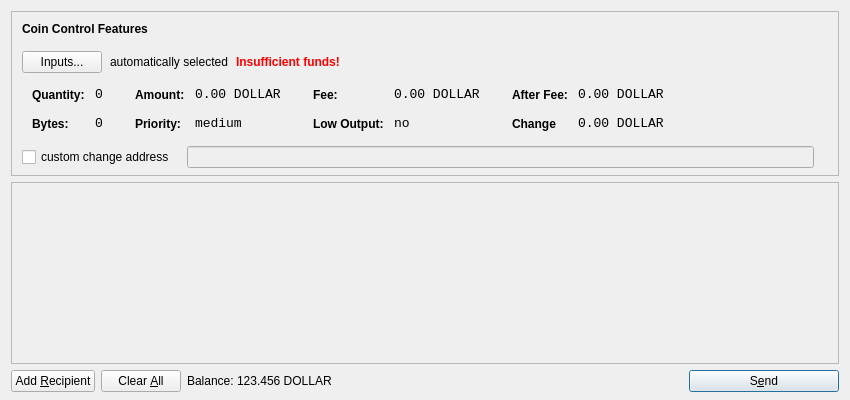
<?xml version="1.0" encoding="UTF-8"?>
<ui version="4.0">
 <class>SendCoinsDialog</class>
 <widget class="QDialog" name="SendCoinsDialog">
  <property name="geometry">
   <rect>
    <x>0</x>
    <y>0</y>
    <width>850</width>
    <height>400</height>
   </rect>
  </property>
  <property name="windowTitle">
   <string>Send Coins</string>
  </property>
  <layout class="QVBoxLayout" name="verticalLayout" stretch="0,1,0">
   <property name="bottomMargin">
    <number>8</number>
   </property>
   <item>
    <widget class="QFrame" name="frameCoinControl">
     <property name="sizePolicy">
      <sizepolicy hsizetype="Expanding" vsizetype="Expanding">
       <horstretch>0</horstretch>
       <verstretch>0</verstretch>
      </sizepolicy>
     </property>
     <property name="maximumSize">
      <size>
       <width>16777215</width>
       <height>16777215</height>
      </size>
     </property>
     <property name="frameShape">
      <enum>QFrame::StyledPanel</enum>
     </property>
     <property name="frameShadow">
      <enum>QFrame::Sunken</enum>
     </property>
     <layout class="QVBoxLayout" name="verticalLayoutCoinControl2">
      <property name="spacing">
       <number>-1</number>
      </property>
      <property name="leftMargin">
       <number>0</number>
      </property>
      <property name="topMargin">
       <number>0</number>
      </property>
      <property name="rightMargin">
       <number>0</number>
      </property>
      <property name="bottomMargin">
       <number>6</number>
      </property>
      <item>
       <layout class="QVBoxLayout" name="verticalLayoutCoinControl" stretch="0,0,0,0,1">
        <property name="spacing">
         <number>0</number>
        </property>
        <property name="leftMargin">
         <number>10</number>
        </property>
        <property name="topMargin">
         <number>10</number>
        </property>
        <item>
         <layout class="QHBoxLayout" name="horizontalLayoutCoinControl1">
          <property name="bottomMargin">
           <number>15</number>
          </property>
          <item>
           <widget class="QLabel" name="labelCoinControlFeatures">
            <property name="sizePolicy">
             <sizepolicy hsizetype="Preferred" vsizetype="Maximum">
              <horstretch>0</horstretch>
              <verstretch>0</verstretch>
             </sizepolicy>
            </property>
            <property name="font">
             <font>
              <weight>75</weight>
              <bold>true</bold>
             </font>
            </property>
            <property name="styleSheet">
             <string notr="true">font-weight:bold;</string>
            </property>
            <property name="text">
             <string>Coin Control Features</string>
            </property>
           </widget>
          </item>
         </layout>
        </item>
        <item>
         <layout class="QHBoxLayout" name="horizontalLayoutCoinControl2" stretch="0,0,0,0">
          <property name="spacing">
           <number>8</number>
          </property>
          <property name="bottomMargin">
           <number>10</number>
          </property>
          <item>
           <widget class="QPushButton" name="pushButtonCoinControl">
            <property name="styleSheet">
             <string notr="true"/>
            </property>
            <property name="text">
             <string>Inputs...</string>
            </property>
           </widget>
          </item>
          <item>
           <widget class="QLabel" name="labelCoinControlAutomaticallySelected">
            <property name="text">
             <string>automatically selected</string>
            </property>
            <property name="margin">
             <number>5</number>
            </property>
           </widget>
          </item>
          <item>
           <widget class="QLabel" name="labelCoinControlInsuffFunds">
            <property name="font">
             <font>
              <weight>75</weight>
              <bold>true</bold>
             </font>
            </property>
            <property name="styleSheet">
             <string notr="true">color:red;font-weight:bold;</string>
            </property>
            <property name="text">
             <string>Insufficient funds!</string>
            </property>
            <property name="margin">
             <number>5</number>
            </property>
           </widget>
          </item>
          <item>
           <spacer name="horizontalSpacerCoinControl">
            <property name="orientation">
             <enum>Qt::Horizontal</enum>
            </property>
            <property name="sizeHint" stdset="0">
             <size>
              <width>40</width>
              <height>1</height>
             </size>
            </property>
           </spacer>
          </item>
         </layout>
        </item>
        <item>
         <widget class="QWidget" name="widgetCoinControl" native="true">
          <property name="sizePolicy">
           <sizepolicy hsizetype="Preferred" vsizetype="Preferred">
            <horstretch>0</horstretch>
            <verstretch>0</verstretch>
           </sizepolicy>
          </property>
          <property name="minimumSize">
           <size>
            <width>0</width>
            <height>0</height>
           </size>
          </property>
          <property name="styleSheet">
           <string notr="true"/>
          </property>
          <layout class="QHBoxLayout" name="horizontalLayoutCoinControl5">
           <property name="margin">
            <number>0</number>
           </property>
           <item>
            <layout class="QHBoxLayout" name="horizontalLayoutCoinControl3" stretch="0,0,0,1">
             <property name="spacing">
              <number>20</number>
             </property>
             <property name="topMargin">
              <number>0</number>
             </property>
             <property name="bottomMargin">
              <number>10</number>
             </property>
             <item>
              <layout class="QFormLayout" name="formLayoutCoinControl1">
               <property name="horizontalSpacing">
                <number>10</number>
               </property>
               <property name="verticalSpacing">
                <number>14</number>
               </property>
               <property name="leftMargin">
                <number>10</number>
               </property>
               <property name="topMargin">
                <number>4</number>
               </property>
               <property name="rightMargin">
                <number>6</number>
               </property>
               <item row="0" column="0">
                <widget class="QLabel" name="labelCoinControlQuantityText">
                 <property name="styleSheet">
                  <string notr="true">font-weight:bold;</string>
                 </property>
                 <property name="text">
                  <string>Quantity:</string>
                 </property>
                 <property name="margin">
                  <number>0</number>
                 </property>
                </widget>
               </item>
               <item row="0" column="1">
                <widget class="QLabel" name="labelCoinControlQuantity">
                 <property name="font">
                  <font>
                   <family>Monospace</family>
                   <pointsize>10</pointsize>
                  </font>
                 </property>
                 <property name="cursor">
                  <cursorShape>IBeamCursor</cursorShape>
                 </property>
                 <property name="contextMenuPolicy">
                  <enum>Qt::ActionsContextMenu</enum>
                 </property>
                 <property name="text">
                  <string>0</string>
                 </property>
                 <property name="margin">
                  <number>0</number>
                 </property>
                 <property name="textInteractionFlags">
                  <set>Qt::LinksAccessibleByMouse|Qt::TextSelectableByKeyboard|Qt::TextSelectableByMouse</set>
                 </property>
                </widget>
               </item>
               <item row="1" column="0">
                <widget class="QLabel" name="labelCoinControlBytesText">
                 <property name="styleSheet">
                  <string notr="true">font-weight:bold;</string>
                 </property>
                 <property name="text">
                  <string>Bytes:</string>
                 </property>
                </widget>
               </item>
               <item row="1" column="1">
                <widget class="QLabel" name="labelCoinControlBytes">
                 <property name="font">
                  <font>
                   <family>Monospace</family>
                   <pointsize>10</pointsize>
                  </font>
                 </property>
                 <property name="cursor">
                  <cursorShape>IBeamCursor</cursorShape>
                 </property>
                 <property name="contextMenuPolicy">
                  <enum>Qt::ActionsContextMenu</enum>
                 </property>
                 <property name="text">
                  <string>0</string>
                 </property>
                 <property name="textInteractionFlags">
                  <set>Qt::LinksAccessibleByMouse|Qt::TextSelectableByKeyboard|Qt::TextSelectableByMouse</set>
                 </property>
                </widget>
               </item>
              </layout>
             </item>
             <item>
              <layout class="QFormLayout" name="formLayoutCoinControl2">
               <property name="horizontalSpacing">
                <number>10</number>
               </property>
               <property name="verticalSpacing">
                <number>14</number>
               </property>
               <property name="leftMargin">
                <number>6</number>
               </property>
               <property name="topMargin">
                <number>4</number>
               </property>
               <property name="rightMargin">
                <number>6</number>
               </property>
               <item row="0" column="0">
                <widget class="QLabel" name="labelCoinControlAmountText">
                 <property name="styleSheet">
                  <string notr="true">font-weight:bold;</string>
                 </property>
                 <property name="text">
                  <string>Amount:</string>
                 </property>
                 <property name="margin">
                  <number>0</number>
                 </property>
                </widget>
               </item>
               <item row="0" column="1">
                <widget class="QLabel" name="labelCoinControlAmount">
                 <property name="font">
                  <font>
                   <family>Monospace</family>
                   <pointsize>10</pointsize>
                  </font>
                 </property>
                 <property name="cursor">
                  <cursorShape>IBeamCursor</cursorShape>
                 </property>
                 <property name="contextMenuPolicy">
                  <enum>Qt::ActionsContextMenu</enum>
                 </property>
                 <property name="text">
                  <string>0.00 DOLLAR</string>
                 </property>
                 <property name="textInteractionFlags">
                  <set>Qt::LinksAccessibleByMouse|Qt::TextSelectableByKeyboard|Qt::TextSelectableByMouse</set>
                 </property>
                </widget>
               </item>
               <item row="1" column="0">
                <widget class="QLabel" name="labelCoinControlPriorityText">
                 <property name="styleSheet">
                  <string notr="true">font-weight:bold;</string>
                 </property>
                 <property name="text">
                  <string>Priority:</string>
                 </property>
                </widget>
               </item>
               <item row="1" column="1">
                <widget class="QLabel" name="labelCoinControlPriority">
                 <property name="font">
                  <font>
                   <family>Monospace</family>
                   <pointsize>10</pointsize>
                  </font>
                 </property>
                 <property name="cursor">
                  <cursorShape>IBeamCursor</cursorShape>
                 </property>
                 <property name="contextMenuPolicy">
                  <enum>Qt::ActionsContextMenu</enum>
                 </property>
                 <property name="text">
                  <string>medium</string>
                 </property>
                 <property name="textInteractionFlags">
                  <set>Qt::LinksAccessibleByMouse|Qt::TextSelectableByKeyboard|Qt::TextSelectableByMouse</set>
                 </property>
                </widget>
               </item>
              </layout>
             </item>
             <item>
              <layout class="QFormLayout" name="formLayoutCoinControl3">
               <property name="horizontalSpacing">
                <number>10</number>
               </property>
               <property name="verticalSpacing">
                <number>14</number>
               </property>
               <property name="leftMargin">
                <number>6</number>
               </property>
               <property name="topMargin">
                <number>4</number>
               </property>
               <property name="rightMargin">
                <number>6</number>
               </property>
               <item row="0" column="0">
                <widget class="QLabel" name="labelCoinControlFeeText">
                 <property name="styleSheet">
                  <string notr="true">font-weight:bold;</string>
                 </property>
                 <property name="text">
                  <string>Fee:</string>
                 </property>
                 <property name="margin">
                  <number>0</number>
                 </property>
                </widget>
               </item>
               <item row="0" column="1">
                <widget class="QLabel" name="labelCoinControlFee">
                 <property name="font">
                  <font>
                   <family>Monospace</family>
                   <pointsize>10</pointsize>
                  </font>
                 </property>
                 <property name="cursor">
                  <cursorShape>IBeamCursor</cursorShape>
                 </property>
                 <property name="contextMenuPolicy">
                  <enum>Qt::ActionsContextMenu</enum>
                 </property>
                 <property name="text">
                  <string>0.00 DOLLAR</string>
                 </property>
                 <property name="textInteractionFlags">
                  <set>Qt::LinksAccessibleByMouse|Qt::TextSelectableByKeyboard|Qt::TextSelectableByMouse</set>
                 </property>
                </widget>
               </item>
               <item row="1" column="0">
                <widget class="QLabel" name="labelCoinControlLowOutputText">
                 <property name="styleSheet">
                  <string notr="true">font-weight:bold;</string>
                 </property>
                 <property name="text">
                  <string>Low Output:</string>
                 </property>
                </widget>
               </item>
               <item row="1" column="1">
                <widget class="QLabel" name="labelCoinControlLowOutput">
                 <property name="font">
                  <font>
                   <family>Monospace</family>
                   <pointsize>10</pointsize>
                  </font>
                 </property>
                 <property name="cursor">
                  <cursorShape>IBeamCursor</cursorShape>
                 </property>
                 <property name="contextMenuPolicy">
                  <enum>Qt::ActionsContextMenu</enum>
                 </property>
                 <property name="text">
                  <string>no</string>
                 </property>
                 <property name="textInteractionFlags">
                  <set>Qt::LinksAccessibleByMouse|Qt::TextSelectableByKeyboard|Qt::TextSelectableByMouse</set>
                 </property>
                </widget>
               </item>
              </layout>
             </item>
             <item>
              <layout class="QFormLayout" name="formLayoutCoinControl4">
               <property name="horizontalSpacing">
                <number>10</number>
               </property>
               <property name="verticalSpacing">
                <number>14</number>
               </property>
               <property name="leftMargin">
                <number>6</number>
               </property>
               <property name="topMargin">
                <number>4</number>
               </property>
               <property name="rightMargin">
                <number>6</number>
               </property>
               <item row="0" column="0">
                <widget class="QLabel" name="labelCoinControlAfterFeeText">
                 <property name="styleSheet">
                  <string notr="true">font-weight:bold;</string>
                 </property>
                 <property name="text">
                  <string>After Fee:</string>
                 </property>
                 <property name="margin">
                  <number>0</number>
                 </property>
                </widget>
               </item>
               <item row="0" column="1">
                <widget class="QLabel" name="labelCoinControlAfterFee">
                 <property name="font">
                  <font>
                   <family>Monospace</family>
                   <pointsize>10</pointsize>
                  </font>
                 </property>
                 <property name="cursor">
                  <cursorShape>IBeamCursor</cursorShape>
                 </property>
                 <property name="contextMenuPolicy">
                  <enum>Qt::ActionsContextMenu</enum>
                 </property>
                 <property name="text">
                  <string>0.00 DOLLAR</string>
                 </property>
                 <property name="textInteractionFlags">
                  <set>Qt::LinksAccessibleByMouse|Qt::TextSelectableByKeyboard|Qt::TextSelectableByMouse</set>
                 </property>
                </widget>
               </item>
               <item row="1" column="0">
                <widget class="QLabel" name="labelCoinControlChangeText">
                 <property name="styleSheet">
                  <string notr="true">font-weight:bold;</string>
                 </property>
                 <property name="text">
                  <string>Change</string>
                 </property>
                </widget>
               </item>
               <item row="1" column="1">
                <widget class="QLabel" name="labelCoinControlChange">
                 <property name="font">
                  <font>
                   <family>Monospace</family>
                   <pointsize>10</pointsize>
                  </font>
                 </property>
                 <property name="cursor">
                  <cursorShape>IBeamCursor</cursorShape>
                 </property>
                 <property name="contextMenuPolicy">
                  <enum>Qt::ActionsContextMenu</enum>
                 </property>
                 <property name="text">
                  <string>0.00 DOLLAR</string>
                 </property>
                 <property name="textInteractionFlags">
                  <set>Qt::LinksAccessibleByMouse|Qt::TextSelectableByKeyboard|Qt::TextSelectableByMouse</set>
                 </property>
                </widget>
               </item>
              </layout>
             </item>
            </layout>
           </item>
          </layout>
         </widget>
        </item>
        <item>
         <layout class="QHBoxLayout" name="horizontalLayoutCoinControl4" stretch="0,0,0">
          <property name="spacing">
           <number>12</number>
          </property>
          <property name="sizeConstraint">
           <enum>QLayout::SetDefaultConstraint</enum>
          </property>
          <property name="topMargin">
           <number>5</number>
          </property>
          <property name="rightMargin">
           <number>5</number>
          </property>
          <item>
           <widget class="QCheckBox" name="checkBoxCoinControlChange">
            <property name="text">
             <string>custom change address</string>
            </property>
           </widget>
          </item>
          <item>
           <widget class="QLineEdit" name="lineEditCoinControlChange">
            <property name="enabled">
             <bool>false</bool>
            </property>
            <property name="sizePolicy">
             <sizepolicy hsizetype="Expanding" vsizetype="Fixed">
              <horstretch>0</horstretch>
              <verstretch>0</verstretch>
             </sizepolicy>
            </property>
           </widget>
          </item>
          <item>
           <widget class="QLabel" name="labelCoinControlChangeLabel">
            <property name="sizePolicy">
             <sizepolicy hsizetype="Preferred" vsizetype="Expanding">
              <horstretch>0</horstretch>
              <verstretch>0</verstretch>
             </sizepolicy>
            </property>
            <property name="minimumSize">
             <size>
              <width>0</width>
              <height>0</height>
             </size>
            </property>
            <property name="text">
             <string/>
            </property>
            <property name="margin">
             <number>3</number>
            </property>
           </widget>
          </item>
         </layout>
        </item>
        <item>
         <spacer name="verticalSpacerCoinControl">
          <property name="orientation">
           <enum>Qt::Vertical</enum>
          </property>
          <property name="sizeHint" stdset="0">
           <size>
            <width>800</width>
            <height>1</height>
           </size>
          </property>
         </spacer>
        </item>
       </layout>
      </item>
     </layout>
    </widget>
   </item>
   <item>
    <widget class="QScrollArea" name="scrollArea">
     <property name="widgetResizable">
      <bool>true</bool>
     </property>
     <widget class="QWidget" name="scrollAreaWidgetContents">
      <property name="geometry">
       <rect>
        <x>0</x>
        <y>0</y>
        <width>830</width>
        <height>165</height>
       </rect>
      </property>
      <layout class="QVBoxLayout" name="verticalLayout_2">
       <property name="margin">
        <number>0</number>
       </property>
       <item>
        <layout class="QVBoxLayout" name="entries">
         <property name="spacing">
          <number>6</number>
         </property>
        </layout>
       </item>
       <item>
        <spacer name="verticalSpacer">
         <property name="orientation">
          <enum>Qt::Vertical</enum>
         </property>
         <property name="sizeHint" stdset="0">
          <size>
           <width>20</width>
           <height>40</height>
          </size>
         </property>
        </spacer>
       </item>
      </layout>
     </widget>
    </widget>
   </item>
   <item>
    <layout class="QHBoxLayout" name="horizontalLayout">
     <item>
      <widget class="QPushButton" name="addButton">
       <property name="toolTip">
        <string>Send to multiple recipients at once</string>
       </property>
       <property name="text">
        <string>Add &amp;Recipient</string>
       </property>
       <property name="icon">
        <iconset resource="../bitcoin.qrc">
         <normaloff>:/icons/add</normaloff>:/icons/add</iconset>
       </property>
       <property name="autoDefault">
        <bool>false</bool>
       </property>
      </widget>
     </item>
     <item>
      <widget class="QPushButton" name="clearButton">
       <property name="sizePolicy">
        <sizepolicy hsizetype="Minimum" vsizetype="Fixed">
         <horstretch>0</horstretch>
         <verstretch>0</verstretch>
        </sizepolicy>
       </property>
       <property name="toolTip">
        <string>Remove all transaction fields</string>
       </property>
       <property name="text">
        <string>Clear &amp;All</string>
       </property>
       <property name="icon">
        <iconset resource="../bitcoin.qrc">
         <normaloff>:/icons/remove</normaloff>:/icons/remove</iconset>
       </property>
       <property name="autoRepeatDelay">
        <number>300</number>
       </property>
       <property name="autoDefault">
        <bool>false</bool>
       </property>
      </widget>
     </item>
     <item>
      <layout class="QHBoxLayout" name="horizontalLayout_2">
       <property name="spacing">
        <number>3</number>
       </property>
       <item>
        <widget class="QLabel" name="label">
         <property name="sizePolicy">
          <sizepolicy hsizetype="Preferred" vsizetype="Fixed">
           <horstretch>0</horstretch>
           <verstretch>0</verstretch>
          </sizepolicy>
         </property>
         <property name="text">
          <string>Balance:</string>
         </property>
        </widget>
       </item>
       <item>
        <widget class="QLabel" name="labelBalance">
         <property name="sizePolicy">
          <sizepolicy hsizetype="Preferred" vsizetype="Fixed">
           <horstretch>0</horstretch>
           <verstretch>0</verstretch>
          </sizepolicy>
         </property>
         <property name="cursor">
          <cursorShape>IBeamCursor</cursorShape>
         </property>
         <property name="text">
          <string>123.456 DOLLAR</string>
         </property>
         <property name="textInteractionFlags">
          <set>Qt::LinksAccessibleByMouse|Qt::TextSelectableByKeyboard|Qt::TextSelectableByMouse</set>
         </property>
        </widget>
       </item>
      </layout>
     </item>
     <item>
      <spacer name="horizontalSpacer">
       <property name="orientation">
        <enum>Qt::Horizontal</enum>
       </property>
       <property name="sizeHint" stdset="0">
        <size>
         <width>40</width>
         <height>20</height>
        </size>
       </property>
      </spacer>
     </item>
     <item>
      <widget class="QPushButton" name="sendButton">
       <property name="minimumSize">
        <size>
         <width>150</width>
         <height>0</height>
        </size>
       </property>
       <property name="toolTip">
        <string>Confirm the send action</string>
       </property>
       <property name="text">
        <string>S&amp;end</string>
       </property>
       <property name="icon">
        <iconset resource="../bitcoin.qrc">
         <normaloff>:/icons/send</normaloff>:/icons/send</iconset>
       </property>
       <property name="default">
        <bool>true</bool>
       </property>
      </widget>
     </item>
    </layout>
   </item>
  </layout>
 </widget>
 <resources>
  <include location="../bitcoin.qrc"/>
 </resources>
 <connections/>
</ui>
